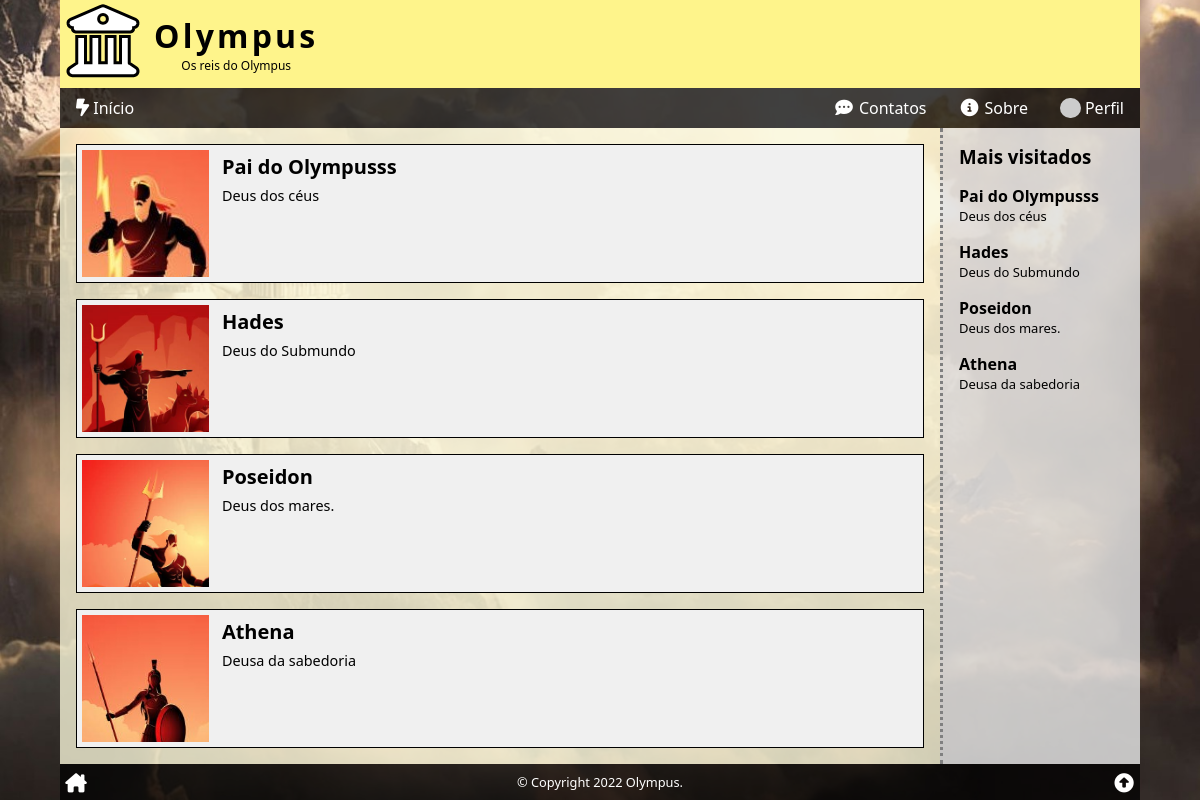
Screenshot of / (signed in) with the database file from the repository.
### tables this page shows
CREATE TABLE articles (
    art_id INT PRIMARY KEY AUTO_INCREMENT,
    art_title VARCHAR(127),
    art_intro VARCHAR(255),
    art_thumb VARCHAR(255),
    art_content TEXT,
    art_author INT,
    art_views int DEFAULT "0",
    art_date TIMESTAMP DEFAULT CURRENT_TIMESTAMP,
    art_status ENUM('on', 'off', 'deleted') DEFAULT 'on',
    FOREIGN KEY (art_author) REFERENCES users (user_id)

);

### index.php (the view, shortened to what this page needs)
<?php
require($_SERVER['DOCUMENT_ROOT'] . '/_config.php');
$sql = <<<SQL
SELECT art_id, art_title, art_intro, art_thumb
    FROM articles
WHERE art_status = 'on'
    AND art_date <= NOW()
ORDER BY art_date DESC;
SQL;
$res = $conn->query($sql);
$artigos = '<div class="items">' . "\n";
while ($artigo = $res->fetch_assoc()) :
    $artigos .= <<<HTML
        <div class="item" onclick="location.href='/ler/?id={$artigo['art_id']}'">
            <div class="thumb" style="background-image: url('{$artigo['art_thumb']}')" title="Imagem de {$artigo['art_title']}"></div>
            <div class="body">
                <h4>{$artigo['art_title']}</h4>
                <span>{$artigo['art_intro']}</span>
            </div>
        </div>
HTML;
endwhile;
$artigos .= '</div>';
require($_SERVER['DOCUMENT_ROOT'] . '/_header.php');
?>
<section>
    <?php
    echo $artigos;
    ?>
</section>
<aside>
    <?php
    $mv = mostViewed();
    if ($mv) echo "<h3>Mais visitados</h3>{$mv}";
    ?>
</aside>
<?php
require($_SERVER['DOCUMENT_ROOT'] . '/_footer.php');

### _header.php (shortened to what this page needs)
<!DOCTYPE html>
<html lang="pt-BR">
<head>
    <link rel="stylesheet" href="style.css">
    <link rel="stylesheet" href="https://cdnjs.cloudflare.com/ajax/libs/font-awesome/6.1.1/css/all.min.css">
</head>
<body>
    <div class="wrap">
        <header>
            <a href="/" title="Página inicial"><i class="fa-solid fa-building-columns"></i></a>
            <h1>Olympus<small>Os reis do Olympus</small></h1>
        </header>
        <nav>
            <a href="/" title="Página inicial"><i class="fa-solid fa-bolt-lightning"></i><span>Início</span></a>
            <a href="/contatos/" title="Faça contato"><i class="fa-solid fa-comment-dots fa-fw"></i><span>Contatos</span></a>
            <a href="/sobre/" title="Sobre..."><i class="fa-solid fa-circle-info fa-fw"></i><span>Sobre</span></a>
            <?php
            if ($user) :
            ?>
                <a href="/user/profile/" title="Perfil"><img src="<?php echo $user['user_photo'] ?>" alt="<?php echo $user['user_name'] ?>"><span>Perfil</a>
            <?php
            else :
            ?>
                <a href="/user/login/" title="Usuário"><i class="fa-solid fa-right-to-bracket fa-fw"></i><span>Login</span></a>
            <?php
            endif;
            ?>
        </nav>
        <main>

### _config.php (shortened to what this page needs)
<?php
$ini = parse_ini_file($_SERVER['DOCUMENT_ROOT'] . '/_config.ini', true);
foreach ($ini as $key => $val) :
    if ($_SERVER['SERVER_NAME'] === $key) :
        $conn = new mysqli($val['hostname'], $val['username'], $val['password'], $val['database']);
    endif;
endforeach;
$conn->query("SET NAMES 'utf8'");
$conn->query('SET character_set_connection=utf8');
$conn->query('SET character_set_client=utf8');
$conn->query('SET character_set_results=utf8');
$conn->query('SET GLOBAL lc_time_names = pt_BR');
$conn->query('SET lc_time_names = pt_BR');
if (isset($_COOKIE['user']))
    $user = unserialize($_COOKIE['user']);
else
    $user = false;
function mostViewed($num = 4)
{
    global $conn;
    $sql = <<<SQL
SELECT art_id, art_title, art_intro
FROM articles
WHERE art_status = 'on'
	AND art_date <= NOW()
ORDER BY art_views DESC
LIMIT {$num};
SQL;
    $res = $conn->query($sql);
    $out = '';
    if ($res->num_rows > 0) :
        while ($art = $res->fetch_assoc()) :
            $out .= <<<HTML
<div class="side-art-box" onclick="location.href='/ler/?id={$art['art_id']}'">
    <div class="side-art-title">{$art['art_title']}</div>
    <div class="side-art-intro">{$art['art_intro']}</div>
</div>
HTML;
        endwhile;
    else :
        $out = false;
    endif;
    return $out;
}

### _footer.php (shortened to what this page needs)
</main>
<footer>
    <a href="/" title="Página inicial"><i class="fa-solid fa-house-chimney fa-fw"></i></a>
    <div title="Todos os direitos reservados para Vitugo.">&copy; Copyright 2022 Olympus.</div>
    <a href="#top" title="Topo da página"><i class="fa-solid fa-circle-up fa-fw"></i></a>
</footer>
</div>
</body>
</html>

### style.css (style rules this page uses)
* { box-sizing: border-box; outline: none; transition: .2s; }
html, body { position: relative; width: 100%; height: 100%; padding: 0; margin: 0; font-family: 'Segoe UI', Tahoma, Geneva, Verdana, sans-serif; font-size: 16px; }
a { color: steelblue; text-decoration: none; }
header, nav, section, article, main, aside, footer { display: block; }
body { background-color: rgb(170, 170, 170); background-attachment: fixed; background-image: url('/img/olympuus.jpg'); background-position: center; background-repeat: no-repeat; background-size: cover; }
.wrap { position: relative; display: flex; flex-direction: column; height: 100%; width: 100%; max-width: 1080px; min-width: 280px; margin: auto; }
.wrap>header { display: flex; align-items: center; justify-content: flex-start; background: rgb(254, 244, 139); }
.wrap>header a { font-size: 70px; color: white; -webkit-text-stroke: 3px black; padding-left: .5rem; margin-top: -.5rem; }
.wrap>header h1 { margin: 0; margin-left: 1rem; text-align: center; font-size: 2rem; letter-spacing: .2rem; }
.wrap>header small { display: block; font-size: .75rem; font-weight: normal; letter-spacing: normal; }
.wrap>nav { background: rgba(0, 0, 0, 0.75); display: flex; align-items: center; justify-content: space-around; padding: 1px 0; }
.wrap>nav a { display: flex; width: 25%; flex-direction: column; justify-content: space-around; align-items: center; color: white; text-decoration: none; padding: .5rem; }
.wrap>nav span { display: inline-block; margin-top: .25rem; }
.wrap>nav i { font-size: 2rem; }
.wrap>nav img { width: 2rem; height: 2rem; display: block; border-radius: 50%; }
.wrap>footer { background: rgba(0, 0, 0, .75); padding: 1px 0; color: white; display: flex; align-items: center; justify-content: space-between; }
.wrap>footer a { display: block; padding: .25rem; color: white; font-size: 1.2rem; }
.wrap>footer div { font-size: .8rem; text-align: center; }
.wrap>main { flex-grow: 1; display: flex; flex-direction: column; }
.wrap>main>section, .wrap>main>aside { padding: 1rem; }
.wrap>main>section { flex-grow: 1; background-color: rgba(249, 247, 218, 0.794); }
.wrap>main>aside { border-top: 3px dotted grey; background: rgba(224, 224, 224, .85); }
.wrap>main>section>h2:first-child, .wrap>main>aside>h3:first-child { margin: 0; }
.item { background-color: rgb(240, 240, 240); margin-bottom: 1rem; border: 1px solid rgb(0, 0, 0); cursor: pointer; }
.items .item:last-child { margin-bottom: 0; }
.item .thumb { margin: 5px; width: 100%; aspect-ratio: 1 / 1; background-attachment: local; background-position: center; background-repeat: no-repeat; background-size: cover; }
.item .body { padding: .5rem; }
.item .body span { font-size: .9rem; }
.item h4 { font-size: 20px; margin: 0 0 .25rem 0; }
@media (min-width: 426px) { .items { display: grid; grid-template-columns: 50% 50%; grid-column-gap: 1rem; margin-right: 1rem; } }
@media (min-width: 576px) { .items { display: block; margin: 0; } }
@media (min-width: 576px) { .item { display: flex; } }
@media (min-width: 576px) { .item .thumb { width: 15%; } }
@media (min-width: 768px) { .wrap>nav { align-items: center; justify-content: flex-end; } }
@media (min-width: 768px) { .wrap>nav a { flex-direction: row; justify-content: center; padding: .5rem 1rem; width: auto; } }
@media (min-width: 768px) { .wrap>nav a:first-child { margin-right: auto; } }
@media (min-width: 768px) { .wrap>nav i { font-size: 1.1rem; } }
@media (min-width: 768px) { .wrap>nav span { display: inline-block; margin-top: 0; margin-left: .25rem; } }
@media (min-width: 768px) { .wrap>nav img { width: 1.3rem; height: 1.3rem; } }
@media (min-width: 768px) { .wrap>main { flex-direction: row; } }
@media (min-width: 768px) { .wrap>main>aside { border-top: none; border-left: 3px dotted grey; flex: 0 0 200px; } }
.side-art-box { margin: 1rem 0; cursor: pointer; }
.side-art-title { font-weight: bold; }
.side-art-intro { font-size: small; }

### rows the page displays
articles: art_thumb (picture), art_title "Pai do Olympusss", art_intro "Deus dos céus"
articles: art_thumb (picture), art_title "Hades", art_intro "Deus do Submundo"
articles: art_thumb (picture), art_title "Poseidon", art_intro "Deus dos mares."
articles: art_thumb (picture), art_title "Athena", art_intro "Deusa da sabedoria"
